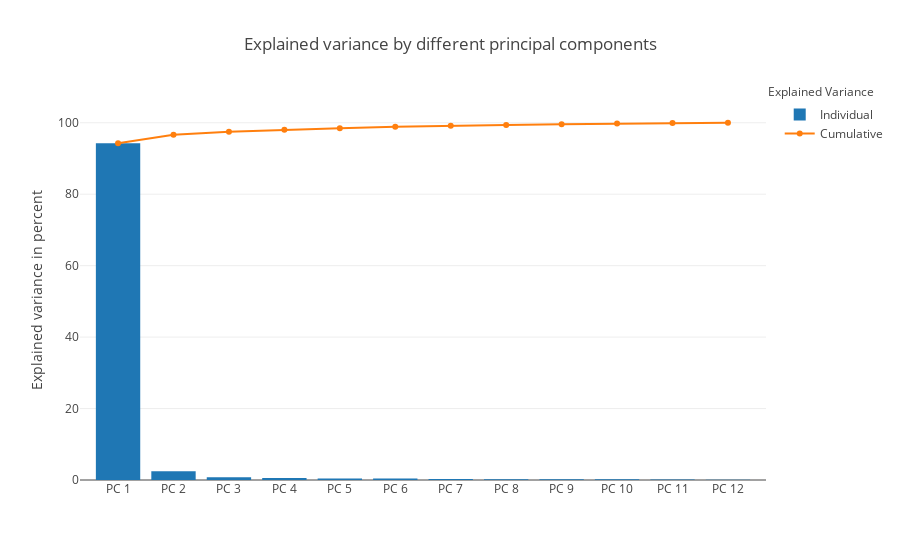

Notebook code for this chart:
### Code cell
# What is the maximum number of principal components that you can get?
print("1(c)")

print("1(d)")

tot = sum(evals)
var_exp = [(i / tot)*100 for i in sorted(evals, reverse=True)]
cum_var_exp = np.cumsum(var_exp)

trace1 = dict(
    type='bar',
    x=['PC %s' %i for i in range(1,13)],
    y=var_exp,
    name='Individual'
)

trace2 = dict(
    type='scatter',
    x=['PC %s' %i for i in range(1,13)], 
    y=cum_var_exp,
    name='Cumulative'
)

data = [trace1, trace2]

layout=dict(
    title='Explained variance by different principal components',
    yaxis=dict(
        title='Explained variance in percent'
    ),
    annotations=list([
        dict(
            x=1.16,
            y=1.05,
            xref='paper',
            yref='paper',
            text='Explained Variance',
            showarrow=False,
        )
    ])
)

fig = dict(data=data, layout=layout)
plotly.offline.iplot(fig)
# py.iplot(fig, filename='selecting-principal-components')

### Figure 1 — Plotly figure (JSON) as saved in the notebook; plotly's stock layout.template omitted (floating-point values rounded to 4 significant figures)
{"data": [{"name": "Individual", "type": "bar", "uid": "f1c36e20-fa1a-44b8-bc1d-72e9fa8c1442", "x": ["PC 1", "PC 2", "PC 3", "PC 4", "PC 5", "PC 6", "PC 7", "PC 8", "PC 9", "PC 10", "PC 11", "PC 12"], "y": [94.25, 2.418, 0.7934, 0.5945, 0.4301, 0.4048, 0.3029, 0.2072, 0.1886, 0.1833, 0.1559, 0.07199]}, {"name": "Cumulative", "type": "scatter", "uid": "1d1f115f-20e2-415b-82be-1215947d77ad", "x": ["PC 1", "PC 2", "PC 3", "PC 4", "PC 5", "PC 6", "PC 7", "PC 8", "PC 9", "PC 10", "PC 11", "PC 12"], "y": [94.25, 96.67, 97.46, 98.06, 98.49, 98.89, 99.19, 99.4, 99.59, 99.77, 99.93, 100.0]}], "layout": {"annotations": [{"showarrow": false, "text": "Explained Variance", "x": 1.16, "xref": "paper", "y": 1.05, "yref": "paper"}], "title": {"text": "Explained variance by different principal components"}, "yaxis": {"title": {"text": "Explained variance in percent"}}}}
